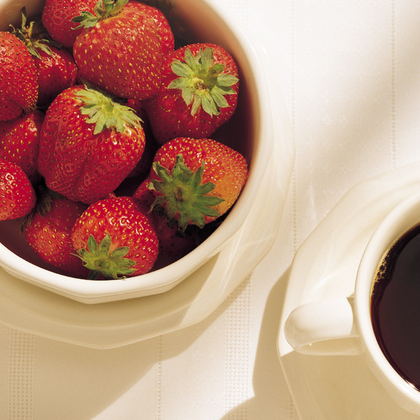
%> input picture Matlab/ColorSlicing/s2.tif, 420 x 420 px, shrunk from 666 x 666 before the run
$ octave --eval "Color_Slicing;"   (GNU Octave 9; MATLAB toolbox functions it lacks are replaced by stand-ins)
%> lines starting %> are read from the running program, lines starting %| are printed output that depends on the picture
function Color_Slicing
    close all
    clear all
    clc;

    %***** Color Slicing *****%

    %% Inputs
    rgbImage = im2double(imread('s2.tif'));
    [rows, cols, ~] = size(rgbImage);
%> rows = 420; cols = 420

    %% Color Slicing - Red & Green Using Cube
    centerRed = [0.6863; 0.1608; 0.1922];
    centerGreen = [0.3863; 0.4608; 0.1022];
    widthRed = 0.2549;
    widthGreen = 0.2549;
    radiusRed = 0.1765;
    radiusGreen = 0.1765;
    covRed = [1 0 0; 0 0.16 0; 0 0 0.19];
    covGreen = [0.1 0 0; 0 1 0; 0 0 0.1];

    outCubeRed = sliceColor(rgbImage, rows, cols, centerRed, widthRed, 'cube');
    outSphereRed = sliceColor(rgbImage, rows, cols, centerRed, radiusRed, 'sphere');
    outEllipticRed = sliceColor(rgbImage, rows, cols, centerRed, radiusRed, 'elliptic', covRed);

    outCubeGreen = sliceColor(rgbImage, rows, cols, centerGreen, widthGreen, 'cube');
    outSphereGreen = sliceColor(rgbImage, rows, cols, centerGreen, radiusGreen, 'sphere');
    outEllipticGreen = sliceColor(rgbImage, rows, cols, centerGreen, radiusGreen, 'elliptic', covGreen);

    %% Plotting
    figure,
    subplot(231), imshow(outCubeRed); title('Image Slicing: Red - Using City Block');
    subplot(232), imshow(outSphereRed); title('Image Slicing: Red - Using Euclidean');
    subplot(233), imshow(outEllipticRed); title('Image Slicing: Red - Using Mahalanobis');
    subplot(234), imshow(outCubeGreen); title('Image Slicing: Green - Using City Block');
    subplot(235), imshow(outSphereGreen); title('Image Slicing: Green - Using Euclidean');
    subplot(236), imshow(outEllipticGreen); title('Image Slicing: Green - Using Mahalanobis');
end

function outputImage = sliceColor(inputImage, rows, cols, center, param, method, covMatrix)
%> called with rows = 420, cols = 420, center = [0.686; 0.161; 0.192], param = 0.255, method = 'cube'
    if nargin < 7
        covMatrix = [];
    end
    outputImage = zeros(rows, cols, 3);
    for i = 1:rows
        for j = 1:cols
            pixel = squeeze(inputImage(i, j, :));
            diff = pixel - center;
            switch method
                case 'cube'
                    if any(abs(diff) > 0.5 * param)
                        outputImage(i, j, :) = 0.5;
                    else
                        outputImage(i, j, :) = pixel;
                    end
                case 'sphere'
                    if sum(diff .^ 2) > param^2
                        outputImage(i, j, :) = 0.5;
                    else
                        outputImage(i, j, :) = pixel;
                    end
                case 'elliptic'
                    if diff' * covMatrix * diff > param^2
                        outputImage(i, j, :) = 0.5;
                    else
                        outputImage(i, j, :) = pixel;
                    end
            end
        end
    end
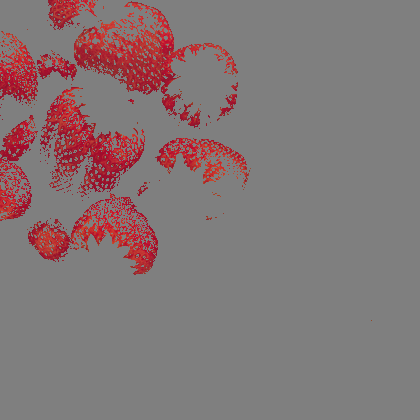
%> outputImage: size 420x420x3 double; mean R, G, B 0.519, 0.463, 0.467
end
%> call 2 of sliceColor, with rows = 420, cols = 420, center = [0.686; 0.161; 0.192], param = 0.176, method = 'sphere'
%> after the loop in sliceColor (call 2), `for i = 1:rows`:
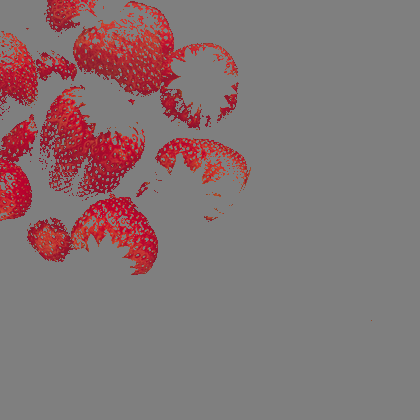
%> outputImage: size 420x420x3 double; mean R, G, B 0.523, 0.453, 0.458
%> call 3 of sliceColor, with rows = 420, cols = 420, center = [0.686; 0.161; 0.192], param = 0.176, method = 'elliptic', covMatrix = [1 0 0; 0 0.16 0; 0 0 0.19]
%> after the loop in sliceColor (call 3), `for i = 1:rows`:
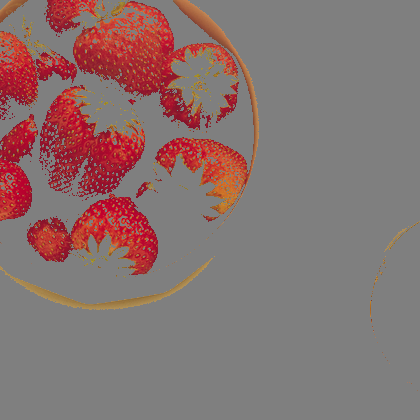
%> outputImage: size 420x420x3 double; mean R, G, B 0.533, 0.447, 0.443
%> call 4 of sliceColor, with rows = 420, cols = 420, center = [0.386; 0.461; 0.102], param = 0.255, method = 'cube'
%> after the loop in sliceColor (call 4), `for i = 1:rows`:
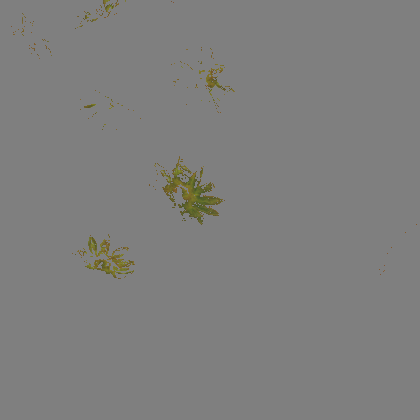
%> outputImage: size 420x420x3 double; mean R, G, B 0.499, 0.498, 0.495
%> call 6 of sliceColor, with rows = 420, cols = 420, center = [0.386; 0.461; 0.102], param = 0.176, method = 'elliptic', covMatrix = [0.1 0 0; 0 1 0; 0 0 0.1]
%> after the loop in sliceColor (call 6), `for i = 1:rows`:
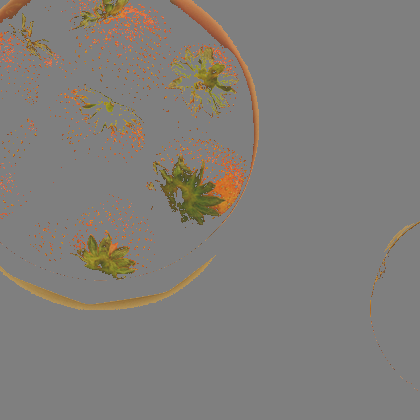
%> outputImage: size 420x420x3 double; mean R, G, B 0.51, 0.495, 0.477
